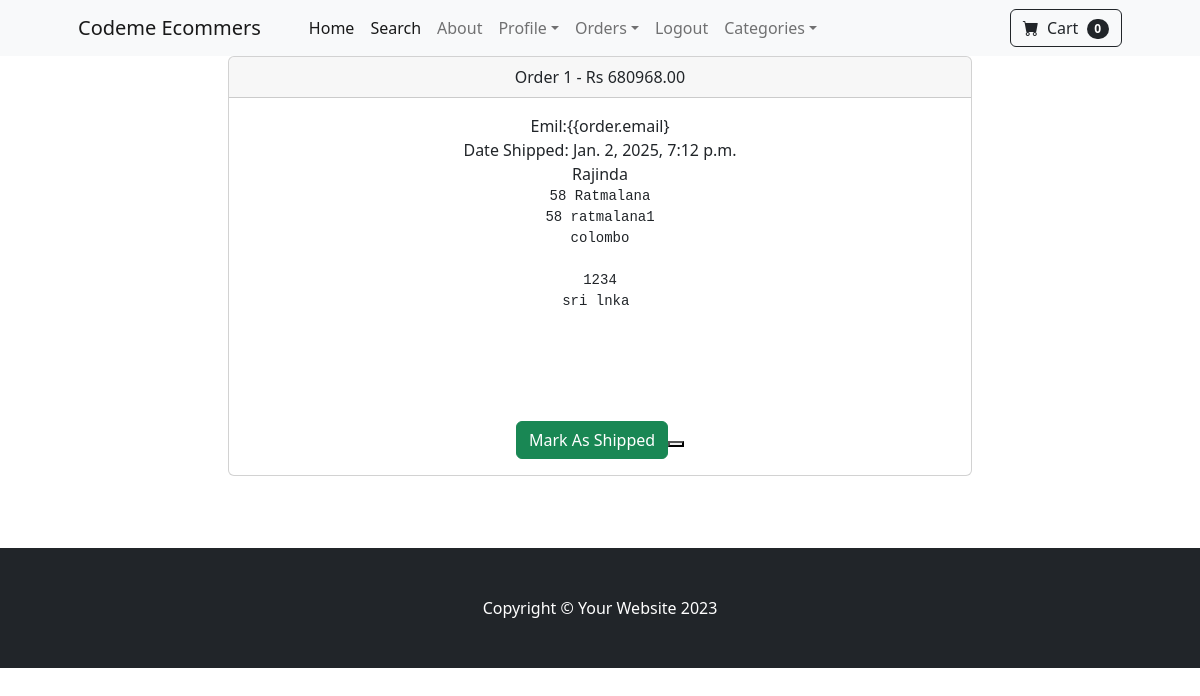
/payment/orders/1 (signed in), run on the app's committed database.
### payment/models.py (models this page shows, shortened)
class Order(models.Model):
  user = models.ForeignKey(User,on_delete=models.CASCADE,null=True,blank=True)
  full_name = models.CharField(max_length=250)
  email= models.EmailField( max_length=250)
  shipping_address = models.TextField(max_length=1500)
  amount_paid = models.DecimalField (max_digits=10,decimal_places=2)
  date_ordered = models.DateTimeField(auto_now_add=True)
  shipped = models.BooleanField(default=False)
  date_shipped = models.DateTimeField(blank=True,null=True)

### payment/views.py (the view, shortened to what this page needs)
# urls.py: path('orders/<int:pk>',views.orders,name='orders'),
def orders(request,pk):
  if request.user.is_authenticated and request.user.is_superuser:
    order = Order.objects.get(id=pk)
    items = OrderItem.objects.filter(order=pk)
    return render(request,'payment/orders.html',{"order":order,"items":items})
  else:
    messages.success(request, "Access Denied")
    return redirect ('home')

### cart/cart.py (called while the page is built)
  def __len__(self):
    return len(self.cart)

### cart/context_processors.py (called while the page is built)
def cart(request):
  return {'cart':Cart(request)}

### payment/templates/payment/orders.html (shortened to what this page needs)
{% extends "base.html" %}
{% block content %}
    <div class = "container">
          <div class = "row" >
              <center>
                  <div class = "col-8">
                    <div class="card">
                      <div class="card-header">
                       Order {{order.id}} - Rs {{ order.amount_paid}}
                      </div>
                      <div class="card-body">
                        Emil:{{order.email}<br/>
                        {% if order.date_shipped %}
                        Date Shipped: {{ order.date_shipped }}
                        {% else %}
                        Date Ordered: {{ order.date_ordered }}
                        {% endif %}
                        <br/>{{order.full_name }}
                        <br/>
                        <pre>{{ order.shipping_address}}
                       </pre>
                       <br/>
                      <br/><br/>
                      {% if not order.shipped %}
                      <form method = "POST">
                         <button type ="Submit" class = "btn btn-success">Mark As Shipped<button/>
                         </form>
                      {% else %}
                      <form method = "POST">
                         {% csrf_token %}
                         <input type ="hidden" name = "shipping_status" value= "false">
                         <button type ="Submit" class ="btn btn-danger">Mark As Not Shipped<button/>
                         </form>
                      {% endif %}
                      </div>
                    </div>
                    <br/>
                    <br/><br/>
                  </div>
              </center>
            </div>
    </div>
{% endblock %}

### data on the page
Order: id "1", amount_paid "680968.00", date_shipped "Jan. 2, 2025, 7:12 p.m.", full_name "Rajinda", shipping_address "58 Ratmalana 58 ratmalana1 colombo 1234 sri lnka"

### other printed values
{{ cart|length }} "0"
